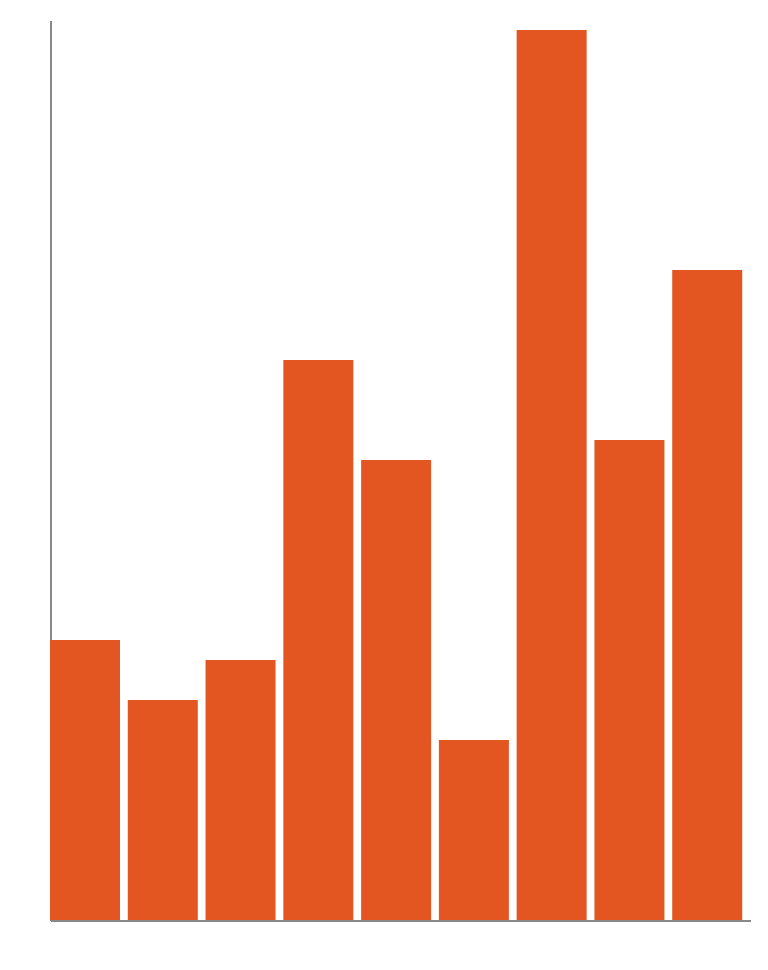

Vega-Lite specification stored for this chart:
### Vega specification from a JSON file in a GitHub repository (floating-point values rounded to 4 significant figures)
{"$schema": "https://vega.github.io/schema/vega/v3.0.json", "width": 350, "height": 450, "padding": 5, "autosize": {"type": "pad", "resize": true}, "config": {"axis": {"labelColor": "#fff", "labelFontSize": 10, "labelPadding": 10, "ticks": false}}, "data": [{"name": "table", "values": [{"date": "2014-01-01", "amount": 28}, {"date": "2014-01-04", "amount": 22}, {"date": "2014-01-05", "amount": 26}, {"date": "2014-01-06", "amount": 56}, {"date": "2014-01-07", "amount": 46}, {"date": "2014-01-08", "amount": 18}, {"date": "2014-01-09", "amount": 89}, {"date": "2014-01-10", "amount": 48}, {"date": "2014-01-11", "amount": 65}]}], "scales": [{"name": "xscale", "type": "band", "domain": {"data": "table", "field": "date"}, "range": "width", "nice": "day"}, {"name": "yscale", "domain": {"data": "table", "field": "amount"}, "nice": true, "range": "height"}], "axes": [{"orient": "bottom", "scale": "xscale", "labelOverlap": true}, {"orient": "left", "scale": "yscale"}], "marks": [{"type": "rect", "from": {"data": "table"}, "encode": {"enter": {"x": {"scale": "xscale", "field": "date"}, "width": {"scale": "xscale", "band": 0.9}, "y": {"scale": "yscale", "field": "amount"}, "y2": {"scale": "yscale", "value": 0}}, "update": {"fill": {"value": "#e45621"}}, "hover": {"fill": {"value": "#9ce"}}}}]}
